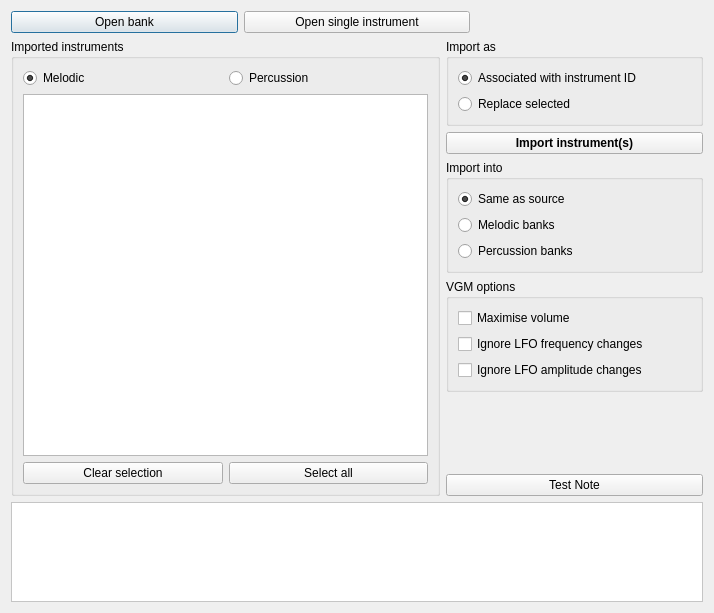
<?xml version="1.0" encoding="UTF-8"?>
<ui version="4.0">
 <class>Importer</class>
 <widget class="QDialog" name="Importer">
  <property name="geometry">
   <rect>
    <x>0</x>
    <y>0</y>
    <width>714</width>
    <height>613</height>
   </rect>
  </property>
  <property name="acceptDrops">
   <bool>true</bool>
  </property>
  <property name="windowTitle">
   <string>Instrument importer</string>
  </property>
  <layout class="QVBoxLayout" name="verticalLayout_2">
   <item>
    <layout class="QHBoxLayout" name="horizontalLayout">
     <item>
      <widget class="QPushButton" name="openBank">
       <property name="text">
        <string>Open bank</string>
       </property>
      </widget>
     </item>
     <item>
      <widget class="QPushButton" name="openInst">
       <property name="text">
        <string>Open single instrument</string>
       </property>
      </widget>
     </item>
     <item>
      <widget class="QLabel" name="openedBank">
       <property name="text">
        <string>&lt;No opened files&gt;</string>
       </property>
      </widget>
     </item>
    </layout>
   </item>
   <item>
    <layout class="QHBoxLayout" name="horizontalLayout_2">
     <item>
      <widget class="QGroupBox" name="insBox">
       <property name="sizePolicy">
        <sizepolicy hsizetype="MinimumExpanding" vsizetype="Preferred">
         <horstretch>0</horstretch>
         <verstretch>0</verstretch>
        </sizepolicy>
       </property>
       <property name="title">
        <string>Imported instruments</string>
       </property>
       <layout class="QGridLayout" name="gridLayout">
        <item row="1" column="0" colspan="2">
         <widget class="QListWidget" name="instruments">
          <property name="focusPolicy">
           <enum>Qt::NoFocus</enum>
          </property>
         </widget>
        </item>
        <item row="0" column="1">
         <widget class="QRadioButton" name="percussion">
          <property name="text">
           <string>Percussion</string>
          </property>
         </widget>
        </item>
        <item row="0" column="0">
         <widget class="QRadioButton" name="melodic">
          <property name="text">
           <string>Melodic</string>
          </property>
          <property name="checked">
           <bool>true</bool>
          </property>
         </widget>
        </item>
        <item row="2" column="0">
         <widget class="QPushButton" name="clear">
          <property name="text">
           <string>Clear selection</string>
          </property>
         </widget>
        </item>
        <item row="2" column="1">
         <widget class="QPushButton" name="selectAll">
          <property name="text">
           <string>Select all</string>
          </property>
         </widget>
        </item>
       </layout>
      </widget>
     </item>
     <item>
      <widget class="QWidget" name="widget" native="true">
       <property name="sizePolicy">
        <sizepolicy hsizetype="Maximum" vsizetype="Preferred">
         <horstretch>0</horstretch>
         <verstretch>0</verstretch>
        </sizepolicy>
       </property>
       <layout class="QVBoxLayout" name="verticalLayout">
        <property name="leftMargin">
         <number>0</number>
        </property>
        <property name="topMargin">
         <number>0</number>
        </property>
        <property name="rightMargin">
         <number>0</number>
        </property>
        <property name="bottomMargin">
         <number>0</number>
        </property>
        <item>
         <widget class="QGroupBox" name="groupBox_2">
          <property name="title">
           <string>Import as</string>
          </property>
          <layout class="QGridLayout" name="gridLayout_2">
           <item row="0" column="0">
            <widget class="QRadioButton" name="importAssoc">
             <property name="toolTip">
              <string>&lt;html&gt;&lt;head/&gt;&lt;body&gt;&lt;p&gt;Replace instruments of same ID as presented in the list.&lt;/p&gt;&lt;p&gt;&lt;span style=&quot; text-decoration: underline;&quot;&gt;(Allows import of multiple instruments at one click)&lt;/span&gt;&lt;/p&gt;&lt;/body&gt;&lt;/html&gt;</string>
             </property>
             <property name="text">
              <string>Associated with instrument ID</string>
             </property>
             <property name="checked">
              <bool>true</bool>
             </property>
            </widget>
           </item>
           <item row="1" column="0">
            <widget class="QRadioButton" name="importReplace">
             <property name="toolTip">
              <string>&lt;html&gt;&lt;head/&gt;&lt;body&gt;&lt;p&gt;Replace one selected instrument&lt;/p&gt;&lt;p&gt;&lt;span style=&quot; text-decoration: underline;&quot;&gt;(single instrument only)&lt;/span&gt;&lt;/p&gt;&lt;/body&gt;&lt;/html&gt;</string>
             </property>
             <property name="text">
              <string>Replace selected</string>
             </property>
            </widget>
           </item>
          </layout>
         </widget>
        </item>
        <item>
         <widget class="QPushButton" name="doImport">
          <property name="font">
           <font>
            <bold>true</bold>
           </font>
          </property>
          <property name="text">
           <string>Import instrument(s)</string>
          </property>
         </widget>
        </item>
        <item>
         <widget class="QStackedWidget" name="stackedWidget">
          <widget class="QWidget" name="pageAssoc">
           <layout class="QVBoxLayout" name="verticalLayout_4">
            <property name="leftMargin">
             <number>0</number>
            </property>
            <property name="topMargin">
             <number>0</number>
            </property>
            <property name="rightMargin">
             <number>0</number>
            </property>
            <property name="bottomMargin">
             <number>0</number>
            </property>
            <item>
             <widget class="QGroupBox" name="groupBox">
              <property name="title">
               <string>Import into</string>
              </property>
              <layout class="QVBoxLayout" name="verticalLayout_3">
               <item>
                <widget class="QRadioButton" name="destinationSame">
                 <property name="text">
                  <string>Same as source</string>
                 </property>
                 <property name="checked">
                  <bool>true</bool>
                 </property>
                </widget>
               </item>
               <item>
                <widget class="QRadioButton" name="destinationMelodic">
                 <property name="text">
                  <string>Melodic banks</string>
                 </property>
                </widget>
               </item>
               <item>
                <widget class="QRadioButton" name="destinationPercussion">
                 <property name="text">
                  <string>Percussion banks</string>
                 </property>
                </widget>
               </item>
              </layout>
             </widget>
            </item>
           </layout>
          </widget>
          <widget class="QWidget" name="pageReplace"/>
         </widget>
        </item>
        <item>
         <widget class="QGroupBox" name="vgmOptions">
          <property name="title">
           <string>VGM options</string>
          </property>
          <layout class="QVBoxLayout" name="verticalLayout_5">
           <item>
            <widget class="QCheckBox" name="vgmVolumeMax">
             <property name="text">
              <string>Maximise volume</string>
             </property>
            </widget>
           </item>
           <item>
            <widget class="QCheckBox" name="vgmIgnoreLfoFreq">
             <property name="text">
              <string>Ignore LFO frequency changes</string>
             </property>
            </widget>
           </item>
           <item>
            <widget class="QCheckBox" name="vgmIgnoreLfoAmpl">
             <property name="text">
              <string>Ignore LFO amplitude changes</string>
             </property>
            </widget>
           </item>
          </layout>
         </widget>
        </item>
        <item>
         <spacer name="verticalSpacer">
          <property name="orientation">
           <enum>Qt::Vertical</enum>
          </property>
          <property name="sizeHint" stdset="0">
           <size>
            <width>257</width>
            <height>179</height>
           </size>
          </property>
         </spacer>
        </item>
        <item>
         <widget class="QPushButton" name="testNote">
          <property name="text">
           <string>Test Note</string>
          </property>
         </widget>
        </item>
       </layout>
      </widget>
     </item>
    </layout>
   </item>
   <item>
    <widget class="Piano" name="piano">
     <property name="minimumSize">
      <size>
       <width>0</width>
       <height>100</height>
      </size>
     </property>
     <property name="autoFillBackground">
      <bool>false</bool>
     </property>
     <property name="styleSheet">
      <string notr="true">background-color: rgb(255, 255, 255);</string>
     </property>
     <property name="frameShape">
      <enum>QFrame::StyledPanel</enum>
     </property>
     <property name="frameShadow">
      <enum>QFrame::Sunken</enum>
     </property>
    </widget>
   </item>
  </layout>
 </widget>
 <customwidgets>
  <customwidget>
   <class>Piano</class>
   <extends>QFrame</extends>
   <header>piano.h</header>
   <container>1</container>
  </customwidget>
 </customwidgets>
 <resources/>
 <connections/>
</ui>
